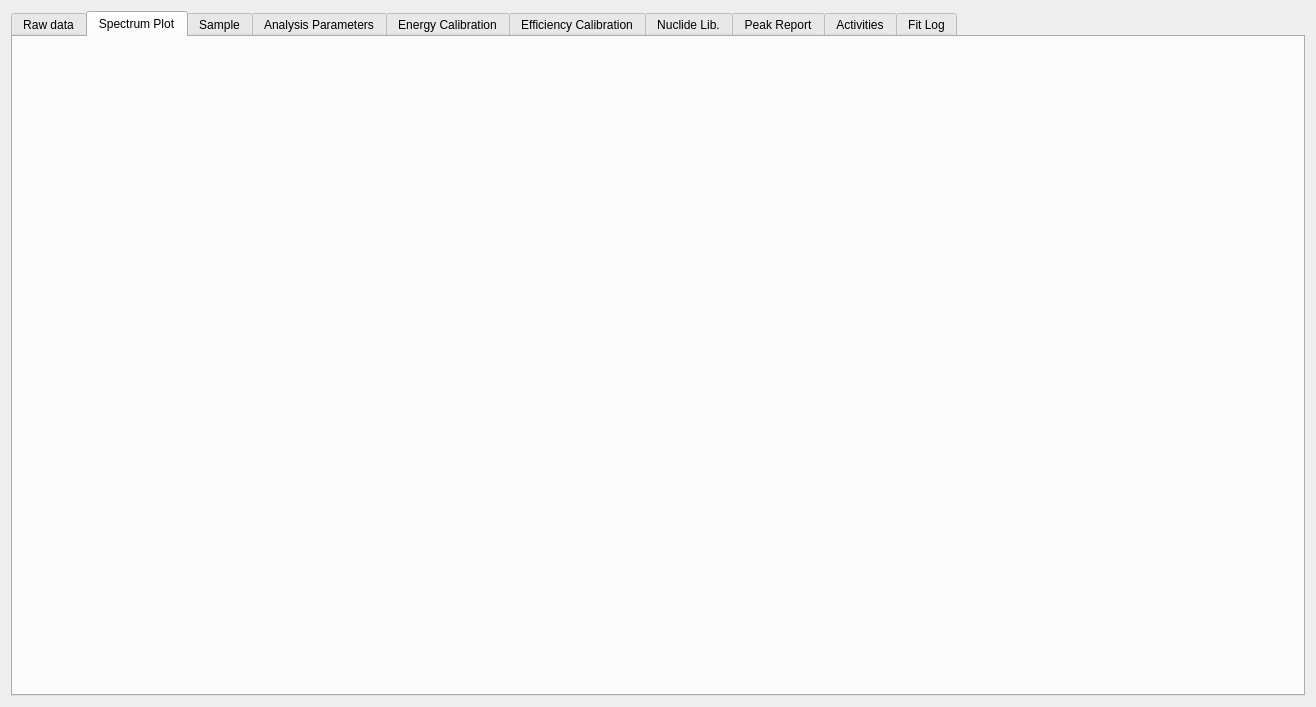
<?xml version="1.0" encoding="UTF-8"?>
<ui version="4.0">
 <class>SpectrumForm</class>
 <widget class="QDialog" name="SpectrumForm">
  <property name="geometry">
   <rect>
    <x>0</x>
    <y>0</y>
    <width>1316</width>
    <height>707</height>
   </rect>
  </property>
  <property name="windowTitle">
   <string>Dialog</string>
  </property>
  <layout class="QVBoxLayout" name="verticalLayout_7">
   <item>
    <widget class="QTabWidget" name="tabWidget">
     <property name="enabled">
      <bool>true</bool>
     </property>
     <property name="currentIndex">
      <number>1</number>
     </property>
     <widget class="QWidget" name="tab">
      <attribute name="title">
       <string>Raw data</string>
      </attribute>
      <layout class="QHBoxLayout" name="horizontalLayout_2">
       <item>
        <widget class="QTableView" name="rawDataTbv"/>
       </item>
      </layout>
     </widget>
     <widget class="QWidget" name="tab_2">
      <attribute name="title">
       <string>Spectrum Plot</string>
      </attribute>
      <layout class="QHBoxLayout" name="horizontalLayout"/>
     </widget>
     <widget class="QWidget" name="tab_3">
      <attribute name="title">
       <string>Sample</string>
      </attribute>
      <layout class="QGridLayout" name="gridLayout">
       <item row="0" column="0">
        <widget class="QGroupBox" name="groupBox_6">
         <property name="title">
          <string>Sample description</string>
         </property>
         <layout class="QVBoxLayout" name="verticalLayout_5">
          <item>
           <widget class="QTextEdit" name="sampDescrTed"/>
          </item>
         </layout>
        </widget>
       </item>
       <item row="0" column="1">
        <widget class="QGroupBox" name="groupBox_7">
         <property name="title">
          <string>Acquisition</string>
         </property>
         <layout class="QFormLayout" name="formLayout_4">
          <property name="fieldGrowthPolicy">
           <enum>QFormLayout::AllNonFixedFieldsGrow</enum>
          </property>
          <item row="0" column="0">
           <widget class="QLabel" name="label_15">
            <property name="text">
             <string>Start of acquisition</string>
            </property>
            <property name="buddy">
             <cstring>startDte</cstring>
            </property>
           </widget>
          </item>
          <item row="0" column="1">
           <widget class="QDateTimeEdit" name="startDte">
            <property name="timeSpec">
             <enum>Qt::LocalTime</enum>
            </property>
           </widget>
          </item>
          <item row="1" column="0">
           <widget class="QLabel" name="label_23">
            <property name="text">
             <string>Delay in days</string>
            </property>
           </widget>
          </item>
          <item row="2" column="0">
           <widget class="QLabel" name="label_13">
            <property name="text">
             <string>Live time:</string>
            </property>
            <property name="buddy">
             <cstring>leLT_2</cstring>
            </property>
           </widget>
          </item>
          <item row="2" column="1">
           <widget class="QLineEdit" name="leLT_2"/>
          </item>
          <item row="3" column="0">
           <widget class="QLabel" name="label_12">
            <property name="text">
             <string>Real time:</string>
            </property>
            <property name="buddy">
             <cstring>leRT_2</cstring>
            </property>
           </widget>
          </item>
          <item row="3" column="1">
           <widget class="QLineEdit" name="leRT_2"/>
          </item>
          <item row="4" column="0">
           <widget class="QLabel" name="label_17">
            <property name="text">
             <string>Number of channels:</string>
            </property>
            <property name="buddy">
             <cstring>leNoCh_2</cstring>
            </property>
           </widget>
          </item>
          <item row="1" column="1">
           <widget class="QLineEdit" name="leDelayInDays">
            <property name="text">
             <string>13</string>
            </property>
           </widget>
          </item>
          <item row="4" column="1">
           <widget class="QLineEdit" name="leNoCh_2">
            <property name="readOnly">
             <bool>true</bool>
            </property>
           </widget>
          </item>
         </layout>
        </widget>
       </item>
       <item row="1" column="0">
        <widget class="QGroupBox" name="groupBox_8">
         <property name="title">
          <string>Quantity</string>
         </property>
         <layout class="QGridLayout" name="_4">
          <property name="margin">
           <number>8</number>
          </property>
          <property name="spacing">
           <number>6</number>
          </property>
          <item row="1" column="3">
           <widget class="QLabel" name="label_18">
            <property name="text">
             <string>%</string>
            </property>
           </widget>
          </item>
          <item row="1" column="2">
           <widget class="QLineEdit" name="leUncertainty_2"/>
          </item>
          <item row="1" column="0" colspan="2">
           <widget class="QLabel" name="label_19">
            <property name="text">
             <string>Uncertainty:</string>
            </property>
           </widget>
          </item>
          <item row="0" column="4">
           <widget class="QComboBox" name="cbUnit_2">
            <item>
             <property name="text">
              <string>L</string>
             </property>
            </item>
            <item>
             <property name="text">
              <string>mL</string>
             </property>
            </item>
            <item>
             <property name="text">
              <string>g</string>
             </property>
            </item>
            <item>
             <property name="text">
              <string>kg</string>
             </property>
            </item>
            <item>
             <property name="text">
              <string>sample</string>
             </property>
            </item>
           </widget>
          </item>
          <item row="0" column="1" colspan="3">
           <widget class="QLineEdit" name="leValue_2"/>
          </item>
          <item row="0" column="0">
           <widget class="QLabel" name="label_20">
            <property name="text">
             <string>Value:</string>
            </property>
           </widget>
          </item>
         </layout>
        </widget>
       </item>
      </layout>
     </widget>
     <widget class="QWidget" name="tab_4">
      <attribute name="title">
       <string>Analysis Parameters</string>
      </attribute>
      <layout class="QGridLayout" name="gridLayout_3">
       <item row="0" column="1">
        <widget class="QGroupBox" name="groupBox_5">
         <property name="title">
          <string>Nuclide libraries</string>
         </property>
         <layout class="QFormLayout" name="formLayout_3">
          <property name="fieldGrowthPolicy">
           <enum>QFormLayout::AllNonFixedFieldsGrow</enum>
          </property>
          <item row="0" column="0">
           <widget class="QLabel" name="label_22">
            <property name="text">
             <string>Analysis library:</string>
            </property>
            <property name="buddy">
             <cstring>leNoFwhmOfPeak</cstring>
            </property>
           </widget>
          </item>
          <item row="0" column="1">
           <widget class="QComboBox" name="cbxSelectedAnalysisLib"/>
          </item>
          <item row="1" column="0">
           <widget class="QLabel" name="label_21">
            <property name="text">
             <string>Calibration library:</string>
            </property>
            <property name="buddy">
             <cstring>leNoFwhmOfSideBaseline</cstring>
            </property>
           </widget>
          </item>
          <item row="1" column="1">
           <widget class="QComboBox" name="cbxSelectedCalibLib"/>
          </item>
         </layout>
        </widget>
       </item>
       <item row="1" column="0">
        <widget class="QGroupBox" name="groupBox_4">
         <property name="title">
          <string>Peak Fit</string>
         </property>
         <layout class="QFormLayout" name="formLayout_2">
          <property name="fieldGrowthPolicy">
           <enum>QFormLayout::AllNonFixedFieldsGrow</enum>
          </property>
          <item row="0" column="0">
           <widget class="QLabel" name="label_8">
            <property name="text">
             <string># Fwhms for each peak:</string>
            </property>
            <property name="buddy">
             <cstring>leNoFwhmOfPeak</cstring>
            </property>
           </widget>
          </item>
          <item row="0" column="1">
           <widget class="QLineEdit" name="leNoFwhmOfPeak">
            <property name="inputMask">
             <string/>
            </property>
            <property name="text">
             <string>4,0</string>
            </property>
           </widget>
          </item>
          <item row="1" column="0">
           <widget class="QLabel" name="label_7">
            <property name="text">
             <string># Fwhms for each side baseline</string>
            </property>
            <property name="buddy">
             <cstring>leNoFwhmOfSideBaseline</cstring>
            </property>
           </widget>
          </item>
          <item row="1" column="1">
           <widget class="QLineEdit" name="leNoFwhmOfSideBaseline">
            <property name="text">
             <string>5,0</string>
            </property>
           </widget>
          </item>
          <item row="2" column="0">
           <widget class="QLabel" name="label">
            <property name="text">
             <string>Function type of baselines:</string>
            </property>
            <property name="buddy">
             <cstring>cbxTypeBaseline</cstring>
            </property>
           </widget>
          </item>
          <item row="2" column="1">
           <widget class="QComboBox" name="cbxTypeBaseline">
            <item>
             <property name="text">
              <string>Exponential</string>
             </property>
            </item>
            <item>
             <property name="text">
              <string>Polynomial</string>
             </property>
            </item>
            <item>
             <property name="text">
              <string>Exponential + constant</string>
             </property>
            </item>
           </widget>
          </item>
          <item row="3" column="0">
           <widget class="QLabel" name="label_9">
            <property name="text">
             <string>Grade of polynomial for side baselines:</string>
            </property>
            <property name="buddy">
             <cstring>leBaselinePolyGrade</cstring>
            </property>
           </widget>
          </item>
          <item row="3" column="1">
           <widget class="QLineEdit" name="leBaselinePolyGrade">
            <property name="text">
             <string>2</string>
            </property>
           </widget>
          </item>
          <item row="4" column="0">
           <widget class="QLabel" name="label_5">
            <property name="text">
             <string>Interpolation method for baseline under peaks:</string>
            </property>
            <property name="buddy">
             <cstring>cbxTypeBaseline</cstring>
            </property>
           </widget>
          </item>
          <item row="4" column="1">
           <widget class="QComboBox" name="cbxInterpolationMethod">
            <item>
             <property name="text">
              <string>Peak-height weight</string>
             </property>
            </item>
            <item>
             <property name="text">
              <string>Cubic spline</string>
             </property>
            </item>
           </widget>
          </item>
          <item row="5" column="0">
           <widget class="QLabel" name="label_14">
            <property name="text">
             <string>Fit strategy</string>
            </property>
            <property name="buddy">
             <cstring>cbxTypeBaseline</cstring>
            </property>
           </widget>
          </item>
          <item row="5" column="1">
           <widget class="QComboBox" name="cbxFitStrategy">
            <item>
             <property name="text">
              <string>Peak fit after baseline subtraction</string>
             </property>
            </item>
            <item>
             <property name="text">
              <string>baseline and peak parameters determination in one step</string>
             </property>
            </item>
           </widget>
          </item>
         </layout>
        </widget>
       </item>
       <item row="1" column="1">
        <widget class="QGroupBox" name="groupBox">
         <property name="title">
          <string>Peak identification</string>
         </property>
         <layout class="QFormLayout" name="formLayout_5">
          <item row="0" column="0">
           <widget class="QLabel" name="label_11">
            <property name="text">
             <string>Tolerance:</string>
            </property>
           </widget>
          </item>
          <item row="1" column="0">
           <widget class="QLineEdit" name="leToler">
            <property name="text">
             <string>0,3</string>
            </property>
           </widget>
          </item>
          <item row="1" column="1">
           <widget class="QLabel" name="label_16">
            <property name="text">
             <string>keV</string>
            </property>
           </widget>
          </item>
         </layout>
        </widget>
       </item>
      </layout>
     </widget>
     <widget class="QWidget" name="tab_5">
      <attribute name="title">
       <string>Energy Calibration</string>
      </attribute>
      <layout class="QHBoxLayout" name="horizontalLayout_4">
       <item>
        <layout class="QVBoxLayout" name="verticalLayout_3">
         <item>
          <widget class="QLabel" name="label_2">
           <property name="text">
            <string>Energy X channel parameters</string>
           </property>
          </widget>
         </item>
         <item>
          <widget class="QComboBox" name="cbxEnChFitType">
           <item>
            <property name="text">
             <string>Polyn. gr. 2</string>
            </property>
           </item>
           <item>
            <property name="text">
             <string>Linear</string>
            </property>
           </item>
          </widget>
         </item>
         <item>
          <widget class="QTableView" name="enxchanTbv">
           <property name="sizePolicy">
            <sizepolicy hsizetype="Expanding" vsizetype="Expanding">
             <horstretch>0</horstretch>
             <verstretch>0</verstretch>
            </sizepolicy>
           </property>
          </widget>
         </item>
         <item>
          <widget class="QPushButton" name="doEnChFitPbt">
           <property name="text">
            <string>Do energy x channel fit</string>
           </property>
          </widget>
         </item>
         <item>
          <widget class="QPushButton" name="pbtClearEnergyCalibration">
           <property name="text">
            <string>Clear energy calibration</string>
           </property>
          </widget>
         </item>
         <item>
          <widget class="QPushButton" name="pbtAcceptNewEnergies">
           <property name="text">
            <string>Accept new energy values</string>
           </property>
          </widget>
         </item>
        </layout>
       </item>
       <item>
        <layout class="QVBoxLayout" name="verticalLayout_4">
         <item>
          <widget class="QLabel" name="label_3">
           <property name="text">
            <string>FWHM X channel parameters</string>
           </property>
          </widget>
         </item>
         <item>
          <widget class="QComboBox" name="cbxFwhmChFitType">
           <item>
            <property name="text">
             <string>a0 + a1 * sqrt(En)</string>
            </property>
           </item>
           <item>
            <property name="text">
             <string>a0 + a1*En + a2*En^2</string>
            </property>
           </item>
          </widget>
         </item>
         <item>
          <widget class="QTableView" name="fwhmxenTbv"/>
         </item>
         <item>
          <widget class="QPushButton" name="doFwhmChFitPbt">
           <property name="text">
            <string>Do FWHM x channel fit</string>
           </property>
          </widget>
         </item>
        </layout>
       </item>
       <item>
        <widget class="QGroupBox" name="groupBox_3">
         <property name="title">
          <string>Peak Search</string>
         </property>
         <layout class="QVBoxLayout" name="verticalLayout_8">
          <item>
           <layout class="QFormLayout" name="formLayout">
            <item row="0" column="0">
             <widget class="QLabel" name="tlBinFiltGr">
              <property name="text">
               <string>Binomial filter grade</string>
              </property>
             </widget>
            </item>
            <item row="0" column="1">
             <widget class="QLineEdit" name="leBinFiltGr">
              <property name="text">
               <string>2</string>
              </property>
             </widget>
            </item>
            <item row="1" column="0">
             <widget class="QLabel" name="tlPkcut">
              <property name="text">
               <string>Search sensitivity</string>
              </property>
             </widget>
            </item>
            <item row="1" column="1">
             <widget class="QLineEdit" name="lePkcut">
              <property name="text">
               <string>0,3</string>
              </property>
             </widget>
            </item>
            <item row="2" column="0">
             <widget class="QLabel" name="tlSideChannelsSearch">
              <property name="text">
               <string># of channels on each side:</string>
              </property>
              <property name="buddy">
               <cstring>leSideChannelsSearch</cstring>
              </property>
             </widget>
            </item>
            <item row="2" column="1">
             <widget class="QLineEdit" name="leSideChannelsSearch">
              <property name="inputMask">
               <string/>
              </property>
              <property name="text">
               <string>6</string>
              </property>
             </widget>
            </item>
           </layout>
          </item>
          <item>
           <layout class="QVBoxLayout" name="verticalLayout_2">
            <item>
             <widget class="QLabel" name="label_10">
              <property name="text">
               <string>Data points:</string>
              </property>
             </widget>
            </item>
            <item>
             <widget class="QTableView" name="energypointsTbv">
              <property name="sizePolicy">
               <sizepolicy hsizetype="Expanding" vsizetype="Expanding">
                <horstretch>0</horstretch>
                <verstretch>0</verstretch>
               </sizepolicy>
              </property>
             </widget>
            </item>
            <item>
             <widget class="QPushButton" name="pbtNewSearch">
              <property name="text">
               <string>New search</string>
              </property>
             </widget>
            </item>
           </layout>
          </item>
         </layout>
        </widget>
       </item>
      </layout>
     </widget>
     <widget class="QWidget" name="tab_6">
      <property name="enabled">
       <bool>true</bool>
      </property>
      <attribute name="title">
       <string>Efficiency Calibration</string>
      </attribute>
      <layout class="QHBoxLayout" name="horizontalLayout_5">
       <item>
        <layout class="QVBoxLayout" name="verticalLayout_6">
         <item>
          <layout class="QHBoxLayout" name="horizontalLayout_3">
           <item>
            <widget class="QLabel" name="label_6">
             <property name="text">
              <string>Efficiency points - number:</string>
             </property>
             <property name="buddy">
              <cstring>neffptsLne</cstring>
             </property>
            </widget>
           </item>
           <item>
            <widget class="QLineEdit" name="neffptsLne">
             <property name="text">
              <string/>
             </property>
            </widget>
           </item>
           <item>
            <widget class="QPushButton" name="doefficfitPbt">
             <property name="text">
              <string>Do fit</string>
             </property>
            </widget>
           </item>
          </layout>
         </item>
         <item>
          <widget class="QTableView" name="efficPtsTbv"/>
         </item>
         <item>
          <layout class="QHBoxLayout" name="horizontalLayout_8">
           <item>
            <widget class="QLabel" name="label_4">
             <property name="text">
              <string>Efficiency X energy parameters - Polynomial grade:</string>
             </property>
             <property name="buddy">
              <cstring>polygradeLne</cstring>
             </property>
            </widget>
           </item>
           <item>
            <widget class="QLineEdit" name="polygradeLne">
             <property name="text">
              <string>5</string>
             </property>
            </widget>
           </item>
          </layout>
         </item>
         <item>
          <widget class="QTableView" name="effxenTbv"/>
         </item>
        </layout>
       </item>
      </layout>
     </widget>
     <widget class="QWidget" name="tab_10">
      <attribute name="title">
       <string>Nuclide Lib.</string>
      </attribute>
      <layout class="QVBoxLayout" name="verticalLayout_10">
       <item>
        <widget class="QTableView" name="gammasPerNuclideTbv"/>
       </item>
      </layout>
     </widget>
     <widget class="QWidget" name="tab_7">
      <attribute name="title">
       <string>Peak Report</string>
      </attribute>
      <layout class="QHBoxLayout" name="horizontalLayout_7">
       <item>
        <widget class="QTableView" name="fittedPeaksTbv"/>
       </item>
      </layout>
     </widget>
     <widget class="QWidget" name="tab_11">
      <attribute name="title">
       <string>Activities</string>
      </attribute>
      <layout class="QVBoxLayout" name="verticalLayout">
       <item>
        <widget class="QTableView" name="activitiesTbv"/>
       </item>
       <item>
        <widget class="QTableView" name="partialActivitiesTbv"/>
       </item>
      </layout>
     </widget>
     <widget class="QWidget" name="tab_8">
      <attribute name="title">
       <string>Fit Log</string>
      </attribute>
      <layout class="QHBoxLayout" name="horizontalLayout_6">
       <item>
        <widget class="QPlainTextEdit" name="pteWidthFitLog"/>
       </item>
       <item>
        <widget class="QPlainTextEdit" name="pteBaseLinesFitLog"/>
       </item>
      </layout>
     </widget>
    </widget>
   </item>
  </layout>
 </widget>
 <resources/>
 <connections/>
</ui>
